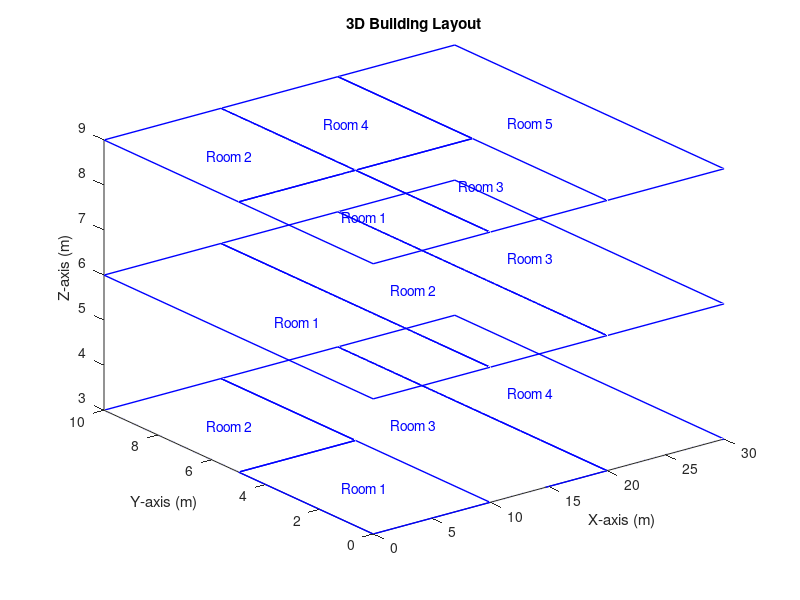

The MATLAB source for this figure:
% Total building dimensions
buildingLength = 30;  % in meters
buildingWidth = 10;   % in meters
buildingHeight = 9;   % in meters

% Number of floors
numFloors = 3;

% Height of each floor
floorHeight = buildingHeight / numFloors;

% Number of rooms on each floor
roomsPerFloor = [4, 3, 5];  % Total 12 rooms

% Create a cell array to represent the building structure
building = cell(length(roomsPerFloor), 1);

% Room specifications for each floor
roomSpecs = [
    % First floor
    0, 10, 0, 5, 3, 3;     % Room 1
    0, 10, 5, 10, 3, 3;    % Room 2
    10, 20, 0, 10, 3, 3;   % Room 3
    20, 30, 0, 10, 3, 3;   % Room 4
    
    % Second floor
    0, 10, 0, 10, 6, 6;    % Room 5
    10, 20, 0, 10, 6, 6;   % Room 6
    20, 30, 0, 10, 6, 6;   % Room 7
    
    % Third floor
    0, 10, 0, 5, 9, 9;     % Room 8
    0, 10, 5, 10, 9, 9;    % Room 9
    10, 20, 0, 5, 9, 9;    % Room 10
    10, 20, 5, 10, 9, 9;   % Room 11
    20, 30, 0, 10, 9, 9;   % Room 12
];

% Populate each floor with the specified number of rooms and dimensions
index = 1;
for floor = 1:length(roomsPerFloor)
    building{floor} = cell(1, roomsPerFloor(floor));
    
    for room = 1:roomsPerFloor(floor)
        % Create a room object with floor, room number, size, and location
        building{floor}{room} = struct(...
            'floor', floor, ...
            'roomNumber', room, ...
            'xRange', roomSpecs(index, 1:2), ...
            'yRange', roomSpecs(index, 3:4), ...
            'zRange', roomSpecs(index, 5:6), ...
            'height', floorHeight);
        
        % Move to the next set of room information
        index = index + 1;
    end
end

% Create a 3D figure for visualization
figure;

% Plot each room on each floor
for floor = 1:length(roomsPerFloor)
    for room = 1:roomsPerFloor(floor)
        plot3([building{floor}{room}.xRange(1), building{floor}{room}.xRange(2), building{floor}{room}.xRange(2), building{floor}{room}.xRange(1), building{floor}{room}.xRange(1)], ...
              [building{floor}{room}.yRange(1), building{floor}{room}.yRange(1), building{floor}{room}.yRange(2), building{floor}{room}.yRange(2), building{floor}{room}.yRange(1)], ...
              [building{floor}{room}.zRange(1), building{floor}{room}.zRange(1), building{floor}{room}.zRange(2), building{floor}{room}.zRange(2), building{floor}{room}.zRange(1)], 'b-', 'LineWidth', 1);
        hold on;
    end
end

% Set axis labels and title
xlabel('X-axis (m)');
ylabel('Y-axis (m)');
zlabel('Z-axis (m)');
title('3D Building Layout');

% Display room numbers
for floor = 1:length(roomsPerFloor)
    for room = 1:roomsPerFloor(floor)
        text((building{floor}{room}.xRange(1) + building{floor}{room}.xRange(2)) / 2, ...
            (building{floor}{room}.yRange(1) + building{floor}{room}.yRange(2)) / 2, ...
            (building{floor}{room}.zRange(1) + building{floor}{room}.zRange(2)) / 2, ...
            ['Room ', num2str(room)], 'HorizontalAlignment', 'center', 'VerticalAlignment', 'middle', 'Color', 'b');
    end
end

% Display the floor layout
disp('Building Layout:');
for floor = 1:length(roomsPerFloor)
    disp(['Floor ', num2str(floor), ':']);
    for room = 1:roomsPerFloor(floor)
        disp(['Room ', num2str(room), ': x range [', num2str(building{floor}{room}.xRange), '], y range [', num2str(building{floor}{room}.yRange), '], z range [', num2str(building{floor}{room}.zRange), '], height [', num2str(floorHeight), ']']);
    end
    disp(' ');  % Add an empty line for better readability
end
